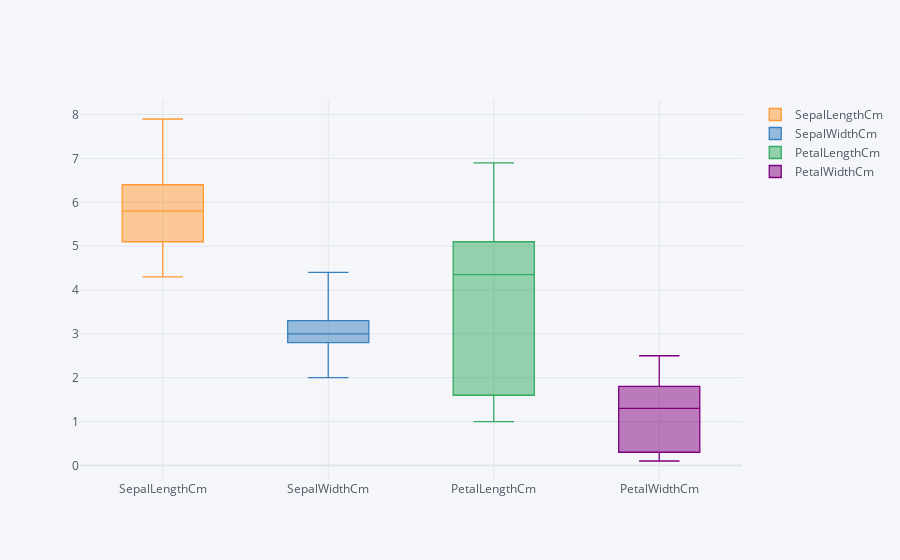

Notebook code cell kept with this figure:
### Code cell
df[['SepalLengthCm', 'SepalWidthCm', 'PetalLengthCm', 'PetalWidthCm']].iplot(kind='box')

### Figure 1 — Plotly figure (JSON) as saved in the notebook; plotly's stock layout.template omitted (floating-point values rounded to 4 significant figures; data arrays with more than 128 entries replaced by an {"elided": "..."} marker saying what was removed)
{"data": [{"boxpoints": false, "line": {"width": 1.3}, "marker": {"color": "rgba(255, 153, 51, 1.0)"}, "name": "SepalLengthCm", "orientation": "v", "type": "box", "y": {"elided": "150 float values"}}, {"boxpoints": false, "line": {"width": 1.3}, "marker": {"color": "rgba(55, 128, 191, 1.0)"}, "name": "SepalWidthCm", "orientation": "v", "type": "box", "y": {"elided": "150 float values"}}, {"boxpoints": false, "line": {"width": 1.3}, "marker": {"color": "rgba(50, 171, 96, 1.0)"}, "name": "PetalLengthCm", "orientation": "v", "type": "box", "y": {"elided": "150 float values"}}, {"boxpoints": false, "line": {"width": 1.3}, "marker": {"color": "rgba(128, 0, 128, 1.0)"}, "name": "PetalWidthCm", "orientation": "v", "type": "box", "y": {"elided": "150 float values"}}], "layout": {"legend": {"bgcolor": "#F5F6F9", "font": {"color": "#4D5663"}}, "paper_bgcolor": "#F5F6F9", "plot_bgcolor": "#F5F6F9", "title": {"font": {"color": "#4D5663"}}, "xaxis": {"gridcolor": "#E1E5ED", "showgrid": true, "tickfont": {"color": "#4D5663"}, "title": {"font": {"color": "#4D5663"}, "text": ""}, "zerolinecolor": "#E1E5ED"}, "yaxis": {"gridcolor": "#E1E5ED", "showgrid": true, "tickfont": {"color": "#4D5663"}, "title": {"font": {"color": "#4D5663"}, "text": ""}, "zerolinecolor": "#E1E5ED"}}}
